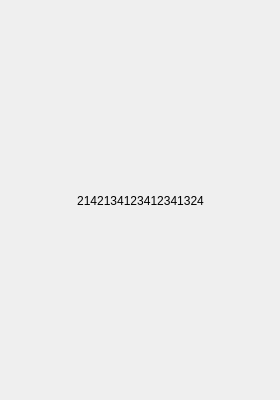
<?xml version="1.0" encoding="UTF-8"?>
<ui version="4.0">
 <class>photo</class>
 <widget class="QDialog" name="photo">
  <property name="geometry">
   <rect>
    <x>0</x>
    <y>0</y>
    <width>280</width>
    <height>400</height>
   </rect>
  </property>
  <property name="windowTitle">
   <string>Dialog</string>
  </property>
  <widget class="QLabel" name="headPho">
   <property name="geometry">
    <rect>
     <x>0</x>
     <y>0</y>
     <width>281</width>
     <height>401</height>
    </rect>
   </property>
   <property name="text">
    <string>2142134123412341324</string>
   </property>
   <property name="alignment">
    <set>Qt::AlignCenter</set>
   </property>
  </widget>
 </widget>
 <resources/>
 <connections/>
</ui>
